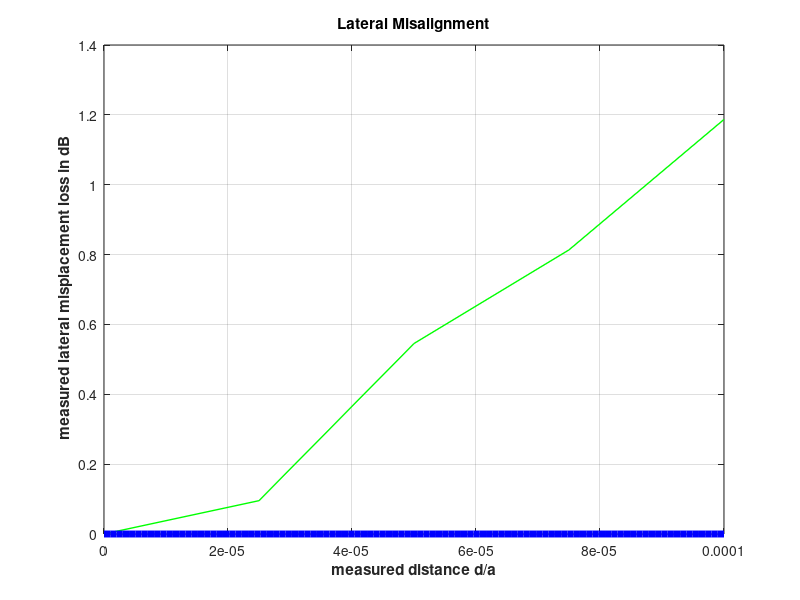
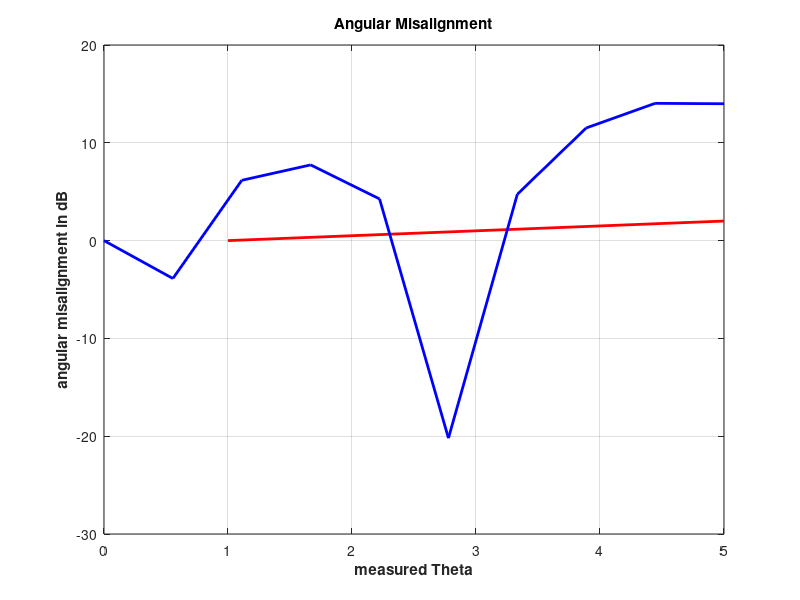
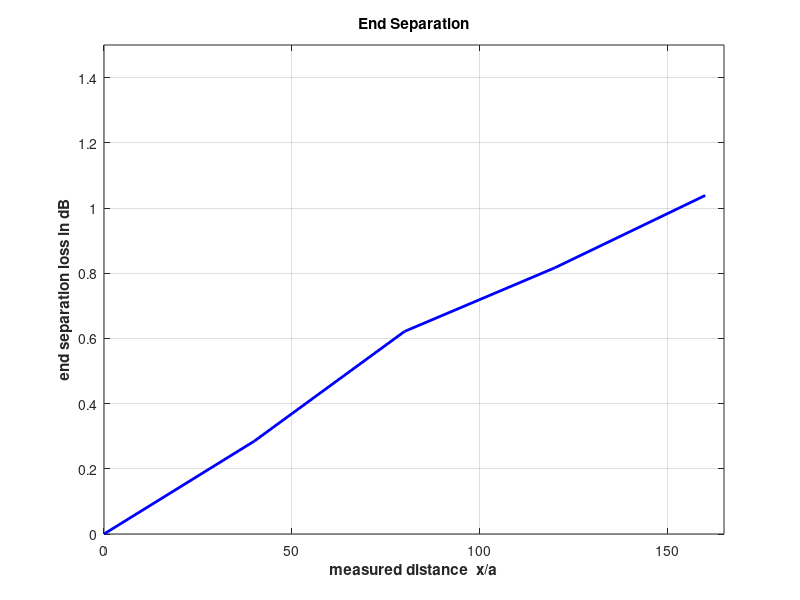

MATLAB code to generate these figures, in order:
clc
%%first experiment
%setting the input to the equation
a=25e-6;
inp1 = linspace(0, 0.0001, 100);
part1 = inp1 / 2 * a; % Check dimensions here
part2 = acos(part1);
part3 = (inp1/2*a).*sqrt(1 - power(part1, 2));
equ1 = -10 * log((2/pi) * part2 - part3 );

d1=[0 0.000025  0.000050 0.000075 0.0001];
d_after=d1/a;
Loss_in_db1=[0 0.095453 0.545375 0.8134461 1.186897];
figure;



plot(d1,Loss_in_db1,'g','LineWidth', 1);
hold on;
plot(inp1, equ1, 'b', 'LineWidth', 5);
grid on
xlabel('measured distance d/a','FontWeight', 'bold');
ylabel(' measured lateral misplacement loss in dB','FontWeight', 'bold');
title('Lateral Misalignment');
%%Second experiment
NA=0.2;
Ttheta=linspace(0,5,10);
Spart1=2*1*sin(Ttheta);
Spart2=pi*NA;
Sequ=10*log(1-(Spart1/Spart2));
theta=[0 0.5 1 1.5 2];
Loss_in_db2=[0 0.065903 0.187109 0.269834 0.662932];
figure;
plot(theta,'r','LineWidth', 2);
hold on;
plot(Ttheta, Sequ, 'b', 'LineWidth', 2);
grid on
xlabel('measured Theta','FontWeight', 'bold');
ylabel('angular misalignment in dB','FontWeight', 'bold');
title('Angular Misalignment');

%%Third experiment
d2=[0 0.001 0.002 0.003 0.004];
d2_after=d2/a;
Loss_in_db2=[0 0.284885 0.621479 0.8167 1.038588];
figure;
plot(d2_after,Loss_in_db2,'b','LineWidth', 2);
axis([0 165 0 1.5])
grid on
xlabel('measured distance  x/a','FontWeight', 'bold');
ylabel('end separation loss in dB','FontWeight', 'bold');
title('End Separation');

